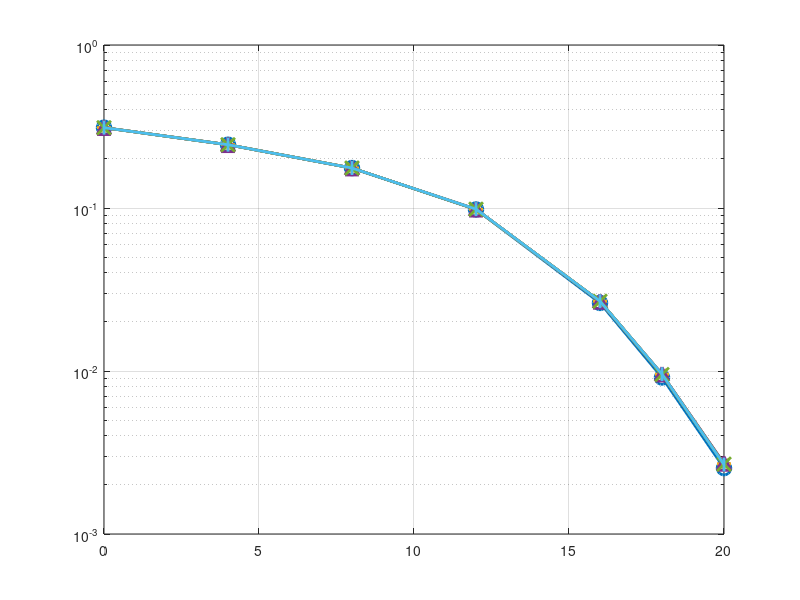

The MATLAB script that drew this image: (Note: this script raises an error after producing the figure.)
N_T = 4; % number of transmit antennas
N_R = 4; % number of receive antennas
EbN0 = [0:4:16, 18, 20];
% decoders = ["K-Best (k=16, sorting)", ...
%     "K-Best (k=16, sorting, 10 bit)", "K-Best (k=16, sorting, 11 bit)",...
%     "K-Best (k=16, sorting, 12 bit)", "K-Best (k=16, sorting, 13 bit)",...
%     "K-Best (k=16, sorting, 13 bit)", "K-Best (k=16, sorting, 15 bit)",...
%     "K-Best (k=16, sorting, 16 bit)", "K-Best (k=16, sorting, 17 bit)",...
%     "K-Best (k=16, sorting, 18 bit)"];
decoders = ["K-Best (k=16, sorting)", ...
    "K-Best (k=16, sorting, 5 iter)", "K-Best (k=16, sorting, 6 iter)",...
    "K-Best (k=16, sorting, 7 iter)", "K-Best (k=16, sorting, 8 iter)",...
    "K-Best (k=16, sorting, 9 iter)", "K-Best (k=16, sorting, 10 iter)",...
    "K-Best (k=16, sorting, 11 iter)", "K-Best (k=16, sorting, 12 iter)",...
    "K-Best (k=16, sorting, 13 iter)"];

%% Simulation
% BER = simulation(N_T, N_R, "16-QAM", 1600, 100000, EbN0, decoders);
load('BER-64-QAM-iter.mat')
% load('BER-16-QAM.mat')

% Plot
figure;
semilogy(EbN0, BER(1, :), '-o', 'LineWidth', 2, 'MarkerSize', 10);
hold on;
grid on;
semilogy(EbN0, BER(2, :), '-+', 'LineWidth', 2, 'MarkerSize', 10);
semilogy(EbN0, BER(3, :), '-*', 'LineWidth', 2, 'MarkerSize', 10);
semilogy(EbN0, BER(4, :), '-^', 'LineWidth', 2, 'MarkerSize', 10);
semilogy(EbN0, BER(5, :), '-x', 'LineWidth', 2, 'MarkerSize', 10);
semilogy(EbN0, BER(6, :), '-|', 'LineWidth', 2, 'MarkerSize', 10);
semilogy(EbN0, BER(7, :), '-s', 'LineWidth', 2, 'MarkerSize', 10);
semilogy(EbN0, BER(8, :), '-d', 'LineWidth', 2, 'MarkerSize', 10);
semilogy(EbN0, BER(9, :), '-p', 'LineWidth', 2, 'MarkerSize', 10);
semilogy(EbN0, BER(10, :), '-h', 'LineWidth', 2, 'MarkerSize', 10);
xlabel("Eb/N0 (dB)");
ylabel("BER");
title(sprintf("%dx%d 16-QAM Detection", N_T, N_R));
legend(decoders, 'Location', 'southwest');
xlim([min(EbN0), max(EbN0)]);
ylim([1e-3, 1]);
ax = gca;
ax.FontSize = 14;

function BER = simulation(N_T, N_R, MODULATION, ERR_THRESHOLD, TRIALS, EbN0, decoders)
N_SNR = length(EbN0);
N_D = length(decoders);
%% Parallel related code
N_worker = parcluster('local').NumWorkers;
TRIALS_PER_WORKER = ceil(TRIALS/N_worker);
TRIALS = TRIALS_PER_WORKER*N_worker;

%% Result buffer
BER = zeros(N_D, N_SNR, N_worker);
%% Modulation
sym_16QAM = qammod((0:15).', 16); % gray-code
sym_64QAM = qammod((0:63).', 64); % gray-code
sym_QPSK = [-1-1j,-1+1j, +1-1j, +1+1j];
if MODULATION == "16-QAM"
    sym = sym_16QAM(:);
elseif MODULATION == "64-QAM"
    sym = sym_64QAM(:);
else
    sym = sym_QPSK(:);
end
SYM_SIZE = numel(sym);
Q = log2(SYM_SIZE);     % number of bits per symbol
Es = mean(abs(sym).^2); % avg energy per symbol
Eb = Es / Q;            % avg energy per bit
N0 = Eb*N_T ./ db2pow(EbN0); % noise variance

%% Bit error table
bitDiff = bitxor((0:SYM_SIZE-1), (0:SYM_SIZE-1)');
numBitDiff = zeros(size(bitDiff));
for i=1:Q
    numBitDiff = numBitDiff + bitget(bitDiff, i);
end

%% Set random seed
rngS = rng(6743);

%% Run for at least `TRIALS` iterations
tic;
parfor p=1:N_worker
BER_worker = zeros(N_D, N_SNR);
for t=1:TRIALS_PER_WORKER
    %% Symbol genreation
    idx = randi([1, SYM_SIZE], N_T, 1);
    s = sym(idx);
    % (row-1)*colSize + (cow-1) + 1
    % == rowIdx (0 Based) + cowIdx (1 Based)
    rowIdx = (idx-1)*SYM_SIZE;

    % AWGN noise
    n = (randn(N_R, 1) + 1j.*randn(N_R, 1)) ./ sqrt(2);

    % Rayleigh fading channel
    H = (randn(N_R, N_T) + 1j.*randn(N_R, N_T)) ./ sqrt(2);
    x = H*s;

    % sort by column power of H
    [~, sortIdx] = sort(vecnorm(H, 2, 1));
    Hs = H(:, sortIdx); % sorted H

    % QR decomposition of H
    [QHs, RHs] = qr(Hs);
    F = fimath('RoundingMethod', 'Floor', 'OverflowAction', 'Wrap', 'SumMode', 'SpecifyPrecision', 'SumWordLength', 14, 'SumFractionLength', 14-4);
    globalfimath(F);
    Hs10 = fi(Hs, 1, 14, 14-4, F);
    [QHs_GR1, RHs_GR1] = QRD_CORDIC_14(Hs10, 5);

    [QHs_GR2, RHs_GR2] = QRD_CORDIC_14(Hs10, 6);

    [QHs_GR3, RHs_GR3] = QRD_CORDIC_14(Hs10, 7);

    [QHs_GR4, RHs_GR4] = QRD_CORDIC_14(Hs10, 8);

    [QHs_GR5, RHs_GR5] = QRD_CORDIC_14(Hs10, 9);

    [QHs_GR6, RHs_GR6] = QRD_CORDIC_14(Hs10, 10);

    [QHs_GR7, RHs_GR7] = QRD_CORDIC_14(Hs10, 11);

    [QHs_GR8, RHs_GR8] = QRD_CORDIC_14(Hs10, 12);

    [QHs_GR9, RHs_GR9] = QRD_CORDIC_14(Hs10, 13);


    RHs_GR1 = double(RHs_GR1);
    RHs_GR2 = double(RHs_GR2);
    RHs_GR3 = double(RHs_GR3);
    RHs_GR4 = double(RHs_GR4);
    RHs_GR5 = double(RHs_GR5);
    RHs_GR6 = double(RHs_GR6);
    RHs_GR7 = double(RHs_GR7);
    RHs_GR8 = double(RHs_GR8);
    RHs_GR9 = double(RHs_GR9);

    for si = 1:N_SNR
        % Transmit data
        y = x + sqrt(N0(si)) .* n;
        zs_tilde = QHs' * y;
        zs_GR_tilde1 = double(QHs_GR1') * y;
        zs_GR_tilde2 = double(QHs_GR2') * y;
        zs_GR_tilde3 = double(QHs_GR3') * y;
        zs_GR_tilde4 = double(QHs_GR4') * y;
        zs_GR_tilde5 = double(QHs_GR5') * y;
        zs_GR_tilde6 = double(QHs_GR6') * y;
        zs_GR_tilde7 = double(QHs_GR7') * y;
        zs_GR_tilde8 = double(QHs_GR8') * y;
        zs_GR_tilde9 = double(QHs_GR9') * y;

        %% KBest (k=16, sorting)
        x_hat_KBest16_s = KBest(16, RHs, zs_tilde, sym);
        % restore original order
        x_hat_KBest16 = zeros(size(x_hat_KBest16_s));
        x_hat_KBest16(sortIdx) = x_hat_KBest16_s;
        [~, idx_hat_KBest16_s] = min(abs(x_hat_KBest16 - sym.').^2, [], 2);
        bitErr = sum(numBitDiff(rowIdx + idx_hat_KBest16_s));
        BER_worker(1, si) = BER_worker(1, si) + bitErr / (N_T*Q);


        %% KBest (k=16, sorting)
        x_hat_KBest16_s = KBest(16, RHs_GR1, zs_GR_tilde1, sym);
        % restore original order
        x_hat_KBest16_GR = zeros(size(x_hat_KBest16_s));
        x_hat_KBest16_GR(sortIdx) = x_hat_KBest16_s;
        [~, idx_hat_KBest16_s_GR] = min(abs(x_hat_KBest16_GR - sym.').^2, [], 2);
        bitErr = sum(numBitDiff(rowIdx + idx_hat_KBest16_s_GR));
        BER_worker(2, si) = BER_worker(2, si) + bitErr / (N_T*Q);

        %% KBest (k=16, sorting)
        x_hat_KBest16_s = KBest(16, RHs_GR2, zs_GR_tilde2, sym);
        % restore original order
        x_hat_KBest16_GR = zeros(size(x_hat_KBest16_s));
        x_hat_KBest16_GR(sortIdx) = x_hat_KBest16_s;
        [~, idx_hat_KBest16_s_GR] = min(abs(x_hat_KBest16_GR - sym.').^2, [], 2);
        bitErr = sum(numBitDiff(rowIdx + idx_hat_KBest16_s_GR));
        BER_worker(3, si) = BER_worker(3, si) + bitErr / (N_T*Q);

        %% KBest (k=16, sorting)
        x_hat_KBest16_s = KBest(16, RHs_GR3, zs_GR_tilde3, sym);
        % restore original order
        x_hat_KBest16_GR = zeros(size(x_hat_KBest16_s));
        x_hat_KBest16_GR(sortIdx) = x_hat_KBest16_s;
        [~, idx_hat_KBest16_s_GR] = min(abs(x_hat_KBest16_GR - sym.').^2, [], 2);
        bitErr = sum(numBitDiff(rowIdx + idx_hat_KBest16_s_GR));
        BER_worker(4, si) = BER_worker(4, si) + bitErr / (N_T*Q);

        %% KBest (k=16, sorting)
        x_hat_KBest16_s = KBest(16, RHs_GR4, zs_GR_tilde4, sym);
        % restore original order
        x_hat_KBest16_GR = zeros(size(x_hat_KBest16_s));
        x_hat_KBest16_GR(sortIdx) = x_hat_KBest16_s;
        [~, idx_hat_KBest16_s_GR] = min(abs(x_hat_KBest16_GR - sym.').^2, [], 2);
        bitErr = sum(numBitDiff(rowIdx + idx_hat_KBest16_s_GR));
        BER_worker(5, si) = BER_worker(5, si) + bitErr / (N_T*Q);

        %% KBest (k=16, sorting)
        x_hat_KBest16_s = KBest(16, RHs_GR5, zs_GR_tilde5, sym);
        % restore original order
        x_hat_KBest16_GR = zeros(size(x_hat_KBest16_s));
        x_hat_KBest16_GR(sortIdx) = x_hat_KBest16_s;
        [~, idx_hat_KBest16_s_GR] = min(abs(x_hat_KBest16_GR - sym.').^2, [], 2);
        bitErr = sum(numBitDiff(rowIdx + idx_hat_KBest16_s_GR));
        BER_worker(6, si) = BER_worker(6, si) + bitErr / (N_T*Q);

        %% KBest (k=16, sorting)
        x_hat_KBest16_s = KBest(16, RHs_GR6, zs_GR_tilde6, sym);
        % restore original order
        x_hat_KBest16_GR = zeros(size(x_hat_KBest16_s));
        x_hat_KBest16_GR(sortIdx) = x_hat_KBest16_s;
        [~, idx_hat_KBest16_s_GR] = min(abs(x_hat_KBest16_GR - sym.').^2, [], 2);
        bitErr = sum(numBitDiff(rowIdx + idx_hat_KBest16_s_GR));
        BER_worker(7, si) = BER_worker(7, si) + bitErr / (N_T*Q);

        %% KBest (k=16, sorting)
        x_hat_KBest16_s = KBest(16, RHs_GR7, zs_GR_tilde7, sym);
        % restore original order
        x_hat_KBest16_GR = zeros(size(x_hat_KBest16_s));
        x_hat_KBest16_GR(sortIdx) = x_hat_KBest16_s;
        [~, idx_hat_KBest16_s_GR] = min(abs(x_hat_KBest16_GR - sym.').^2, [], 2);
        bitErr = sum(numBitDiff(rowIdx + idx_hat_KBest16_s_GR));
        BER_worker(8, si) = BER_worker(8, si) + bitErr / (N_T*Q);

        %% KBest (k=16, sorting)
        x_hat_KBest16_s = KBest(16, RHs_GR8, zs_GR_tilde8, sym);
        % restore original order
        x_hat_KBest16_GR = zeros(size(x_hat_KBest16_s));
        x_hat_KBest16_GR(sortIdx) = x_hat_KBest16_s;
        [~, idx_hat_KBest16_s_GR] = min(abs(x_hat_KBest16_GR - sym.').^2, [], 2);
        bitErr = sum(numBitDiff(rowIdx + idx_hat_KBest16_s_GR));
        BER_worker(9, si) = BER_worker(9, si) + bitErr / (N_T*Q);

        %% KBest (k=16, sorting)
        x_hat_KBest16_s = KBest(16, RHs_GR9, zs_GR_tilde9, sym);
        % restore original order
        x_hat_KBest16_GR = zeros(size(x_hat_KBest16_s));
        x_hat_KBest16_GR(sortIdx) = x_hat_KBest16_s;
        [~, idx_hat_KBest16_s_GR] = min(abs(x_hat_KBest16_GR - sym.').^2, [], 2);
        bitErr = sum(numBitDiff(rowIdx + idx_hat_KBest16_s_GR));
        BER_worker(10, si) = BER_worker(10, si) + bitErr / (N_T*Q);
    end
end
BER(:, :, p) = BER_worker;
end

%% Run until error meets threhsold
numError = round(sum(BER, 3)*N_T*Q);
numTrials = zeros(size(numError)) + TRIALS;
TRIALS_PER_WORKER_INC = 10000;
for si = 1:N_SNR
    % make all decoders in the given SNR runs the same number of iterations
    % using the same H and n -> reduce random affects
    while any(numError(:, si) < ERR_THRESHOLD)
        numError_worker = zeros(N_D, N_worker);
        parfor p=1:N_worker
        for t=1:TRIALS_PER_WORKER_INC
            bitError = zeros(N_D, 1);

            %% Symbol genreation
            idx = randi([1, SYM_SIZE], N_T, 1);
            s = sym(idx);
            rowIdx = (idx-1)*SYM_SIZE;

            % AWGN noise
            n = (randn(N_R, 1) + 1j.*randn(N_R, 1)) ./ sqrt(2);
            % Rayleigh fading channel
            H = (randn(N_R, N_T) + 1j.*randn(N_R, N_T)) ./ sqrt(2);

            % sort by column power of H
            [~, sortIdx] = sort(vecnorm(H, 2, 1));
            Hs = H(:, sortIdx); % sorted H

            % QR decomposition of H
            [QHs, RHs] = qr(Hs);
            F = fimath('RoundingMethod', 'Floor', 'OverflowAction', 'Wrap', 'SumMode', 'SpecifyPrecision', 'SumWordLength', 14, 'SumFractionLength', 14-4);
            globalfimath(F);
            Hs10 = fi(Hs, 1, 14, 14-4, F);
            [QHs_GR1, RHs_GR1] = QRD_CORDIC_14(Hs10, 5);

            [QHs_GR2, RHs_GR2] = QRD_CORDIC_14(Hs10, 6);

            [QHs_GR3, RHs_GR3] = QRD_CORDIC_14(Hs10, 7);

            [QHs_GR4, RHs_GR4] = QRD_CORDIC_14(Hs10, 8);

            [QHs_GR5, RHs_GR5] = QRD_CORDIC_14(Hs10, 9);

            [QHs_GR6, RHs_GR6] = QRD_CORDIC_14(Hs10, 10);

            [QHs_GR7, RHs_GR7] = QRD_CORDIC_14(Hs10, 11);

            [QHs_GR8, RHs_GR8] = QRD_CORDIC_14(Hs10, 12);

            [QHs_GR9, RHs_GR9] = QRD_CORDIC_14(Hs10, 13);

            RHs_GR1 = double(RHs_GR1);
            RHs_GR2 = double(RHs_GR2);
            RHs_GR3 = double(RHs_GR3);
            RHs_GR4 = double(RHs_GR4);
            RHs_GR5 = double(RHs_GR5);
            RHs_GR6 = double(RHs_GR6);
            RHs_GR7 = double(RHs_GR7);
            RHs_GR8 = double(RHs_GR8);
            RHs_GR9 = double(RHs_GR9);

            % Transmit data
            y = H*s + sqrt(N0(si)) .* n;
            zs_tilde = QHs' * y;
            zs_GR_tilde1 = double(QHs_GR1') * y;
            zs_GR_tilde2 = double(QHs_GR2') * y;
            zs_GR_tilde3 = double(QHs_GR3') * y;
            zs_GR_tilde4 = double(QHs_GR4') * y;
            zs_GR_tilde5 = double(QHs_GR5') * y;
            zs_GR_tilde6 = double(QHs_GR6') * y;
            zs_GR_tilde7 = double(QHs_GR7') * y;
            zs_GR_tilde8 = double(QHs_GR8') * y;
            zs_GR_tilde9 = double(QHs_GR9') * y;

            %% KBest (k=16, sorting)
            x_hat_KBest16_s = KBest(16, RHs, zs_tilde, sym);
            % restore original order
            x_hat_KBest16 = zeros(size(x_hat_KBest16_s));
            x_hat_KBest16(sortIdx) = x_hat_KBest16_s;
            [~, idx_hat_KBest16_s] = min(abs(x_hat_KBest16 - sym.').^2, [], 2);
            bitErr = sum(numBitDiff(rowIdx + idx_hat_KBest16_s));
            bitError(1) = bitError(1) + bitErr;

            %% KBest (k=16, sorting)
            x_hat_KBest16_s = KBest(16, RHs_GR1, zs_GR_tilde1, sym);
            % restore original order
            x_hat_KBest16_GR = zeros(size(x_hat_KBest16_s));
            x_hat_KBest16_GR(sortIdx) = x_hat_KBest16_s;
            [~, idx_hat_KBest16_s_GR] = min(abs(x_hat_KBest16_GR - sym.').^2, [], 2);
            bitErr = sum(numBitDiff(rowIdx + idx_hat_KBest16_s_GR));
            bitError(2) = bitError(2) + bitErr;

            %% KBest (k=16, sorting)
            x_hat_KBest16_s = KBest(16, RHs_GR2, zs_GR_tilde2, sym);
            % restore original order
            x_hat_KBest16_GR = zeros(size(x_hat_KBest16_s));
            x_hat_KBest16_GR(sortIdx) = x_hat_KBest16_s;
            [~, idx_hat_KBest16_s_GR] = min(abs(x_hat_KBest16_GR - sym.').^2, [], 2);
            bitErr = sum(numBitDiff(rowIdx + idx_hat_KBest16_s_GR));
            bitError(3) = bitError(3) + bitErr;

            %% KBest (k=16, sorting)
            x_hat_KBest16_s = KBest(16, RHs_GR3, zs_GR_tilde3, sym);
            % restore original order
            x_hat_KBest16_GR = zeros(size(x_hat_KBest16_s));
            x_hat_KBest16_GR(sortIdx) = x_hat_KBest16_s;
            [~, idx_hat_KBest16_s_GR] = min(abs(x_hat_KBest16_GR - sym.').^2, [], 2);
            bitErr = sum(numBitDiff(rowIdx + idx_hat_KBest16_s_GR));
            bitError(4) = bitError(4) + bitErr;

            %% KBest (k=16, sorting)
            x_hat_KBest16_s = KBest(16, RHs_GR4, zs_GR_tilde4, sym);
            % restore original order
            x_hat_KBest16_GR = zeros(size(x_hat_KBest16_s));
            x_hat_KBest16_GR(sortIdx) = x_hat_KBest16_s;
            [~, idx_hat_KBest16_s_GR] = min(abs(x_hat_KBest16_GR - sym.').^2, [], 2);
            bitErr = sum(numBitDiff(rowIdx + idx_hat_KBest16_s_GR));
            bitError(5) = bitError(5) + bitErr;

            %% KBest (k=16, sorting)
            x_hat_KBest16_s = KBest(16, RHs_GR5, zs_GR_tilde5, sym);
            % restore original order
            x_hat_KBest16_GR = zeros(size(x_hat_KBest16_s));
            x_hat_KBest16_GR(sortIdx) = x_hat_KBest16_s;
            [~, idx_hat_KBest16_s_GR] = min(abs(x_hat_KBest16_GR - sym.').^2, [], 2);
            bitErr = sum(numBitDiff(rowIdx + idx_hat_KBest16_s_GR));
            bitError(6) = bitError(6) + bitErr;

            %% KBest (k=16, sorting)
            x_hat_KBest16_s = KBest(16, RHs_GR6, zs_GR_tilde6, sym);
            % restore original order
            x_hat_KBest16_GR = zeros(size(x_hat_KBest16_s));
            x_hat_KBest16_GR(sortIdx) = x_hat_KBest16_s;
            [~, idx_hat_KBest16_s_GR] = min(abs(x_hat_KBest16_GR - sym.').^2, [], 2);
            bitErr = sum(numBitDiff(rowIdx + idx_hat_KBest16_s_GR));
            bitError(7) = bitError(7) + bitErr;

            %% KBest (k=16, sorting)
            x_hat_KBest16_s = KBest(16, RHs_GR7, zs_GR_tilde7, sym);
            % restore original order
            x_hat_KBest16_GR = zeros(size(x_hat_KBest16_s));
            x_hat_KBest16_GR(sortIdx) = x_hat_KBest16_s;
            [~, idx_hat_KBest16_s_GR] = min(abs(x_hat_KBest16_GR - sym.').^2, [], 2);
            bitErr = sum(numBitDiff(rowIdx + idx_hat_KBest16_s_GR));
            bitError(8) = bitError(8) + bitErr;

            %% KBest (k=16, sorting)
            x_hat_KBest16_s = KBest(16, RHs_GR8, zs_GR_tilde8, sym);
            % restore original order
            x_hat_KBest16_GR = zeros(size(x_hat_KBest16_s));
            x_hat_KBest16_GR(sortIdx) = x_hat_KBest16_s;
            [~, idx_hat_KBest16_s_GR] = min(abs(x_hat_KBest16_GR - sym.').^2, [], 2);
            bitErr = sum(numBitDiff(rowIdx + idx_hat_KBest16_s_GR));
            bitError(9) = bitError(9) + bitErr;

            %% KBest (k=16, sorting)
            x_hat_KBest16_s = KBest(16, RHs_GR9, zs_GR_tilde9, sym);
            % restore original order
            x_hat_KBest16_GR = zeros(size(x_hat_KBest16_s));
            x_hat_KBest16_GR(sortIdx) = x_hat_KBest16_s;
            [~, idx_hat_KBest16_s_GR] = min(abs(x_hat_KBest16_GR - sym.').^2, [], 2);
            bitErr = sum(numBitDiff(rowIdx + idx_hat_KBest16_s_GR));
            bitError(10) = bitError(10) + bitErr;

            numError_worker(:, p) = numError_worker(:, p) + bitError;
        end
        end
        numError(:, si) = numError(:, si) + sum(numError_worker, 2);
        numTrials(:, si) = numTrials(:, si) + N_worker*TRIALS_PER_WORKER_INC;
    end
end
toc;

%% Restore RNG
rng(rngS);

%% Average
BER = numError ./ (N_T * Q) ./ numTrials;

save(sprintf('BER-%s', MODULATION), 'MODULATION', 'BER', 'numError', 'numTrials');
end

%% Decoders
function x_hat = KBest(k, R, z_tilde, sym)
    P = length(z_tilde);
    SYM_SIZE = length(sym);

    % First level
    cost = abs(z_tilde(end) - R(end, end) .* sym) .^ 2;
    accCost = cost;
    x = sym.';

    % The rest levels
    for level = 1:P-1
        uppTrigProd = R(end-level, end-level+1:end) * x;
        diagProd = R(end-level, end-level) .* sym;
        cost = accCost.' ...
             + abs((z_tilde(end-level) - uppTrigProd) - diagProd) .^ 2; % (SYM_SIZE, k)
        % Find best k
        [~, minIdx] = mink(cost(:), k);
        % minIdx-1 == (xIdx-1)*SYM_SIZE + (symIdx-1), use divmod because
        % ind2sub is too slow
        minIdx0based = minIdx-1;
        symIdx = rem(minIdx0based, SYM_SIZE)+1;
        xIdx = floor((minIdx-symIdx)/SYM_SIZE)+1;
        % Save best k guesses
        x = [sym(symIdx).'; x(:, xIdx)];
        accCost = cost(minIdx);
    end

    [~, finalMinIdx] = min(accCost);
    x_hat = x(:, finalMinIdx);
end
